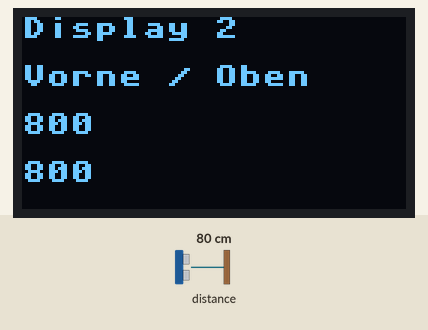
Recording of a program running on a simulated ESP32 board running MicroPython. Parts: 128×64 one-colour display. The test bench sets the inputs (shaded band); at power-on: distance to the obstacle 80 cm.

Above: at 1.2 s.
1.3 s: distance to the obstacle set to 2 cm
At 2.2 s:
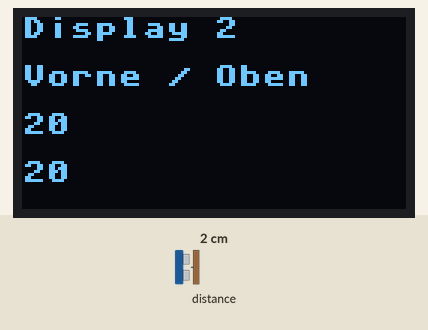
3.0 s: distance to the obstacle set to 4 cm
At 3.8 s:
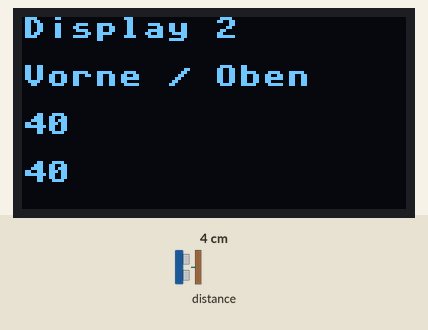
4.8 s: distance to the obstacle set to 9 cm
At 6.4 s:
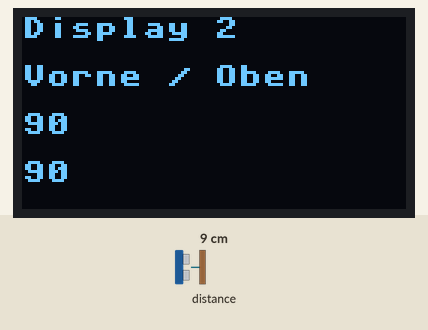
Timing chart, 0 to 7.9 s (numbered marks = the images above; inputs shaded):
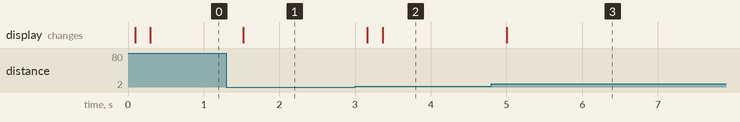

The program:

i2c_test_distanz_display_kombi.py
```python
from machine import Pin, SoftI2C
from time import sleep_ms
from vl53l0x import VL53L0X
import sh1106


pin_SDA1 = 1
pin_SCL1 = 2
pin_SDA2 = 6
pin_SCL2 = 7
pin_SDA3 = 15
pin_SCL3 = 16
pin_SDA4 = 17
pin_SCL4 = 18
pin_SDA5 = 8
pin_SCL5 = 9

dist1 = 0
dist2 = 0

i2c1 = SoftI2C(scl=Pin(pin_SCL1), sda=Pin(pin_SDA1), freq=100000)
i2c2 = SoftI2C(scl=Pin(pin_SCL2), sda=Pin(pin_SDA2), freq=100000)
i2c3 = SoftI2C(scl=Pin(pin_SCL3), sda=Pin(pin_SDA3), freq=100000)
i2c4 = SoftI2C(scl=Pin(pin_SCL4), sda=Pin(pin_SDA4), freq=100000)
i2c5 = SoftI2C(scl=Pin(pin_SCL5), sda=Pin(pin_SDA5), freq=100000)


tof1 = VL53L0X(i2c3)
tof2 = VL53L0X(i2c4)
display2 = sh1106.SH1106_I2C(128, 64, i2c2, Pin(0), 0x3c)

tof1.set_measurement_timing_budget(10000)
tof1.set_Vcsel_pulse_period(tof1.vcsel_period_type[0], 12)
tof1.set_Vcsel_pulse_period(tof1.vcsel_period_type[1], 8)

display2.fill(0)
display2.flip()

while True:

    dist1 = str(tof1.read())
    dist2 = str(tof2.read())
    sleep_ms(50)
    display2.fill(0)
    display2.text("Display 2", 0, 0, 1)
    display2.text("Vorne / Oben", 0, 16, 1)
    display2.text(dist1, 0, 32, 1)
    display2.text(dist2, 0, 48, 1)
    display2.show()
```

Measured:
- after the input at 1.3 s, the display: changes after 0.22 s (image 1)
- after the input at 3.0 s, the display: first changes after 0.16 s (image 2 shows a later state)
- after the input at 4.8 s, the display: changes after 0.20 s (image 3)
